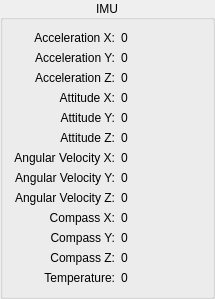
        <widget class="QGroupBox" name="data_group_box_imu">
         <property name="title">
          <string>IMU</string>
         </property>
         <property name="alignment">
          <set>Qt::AlignCenter</set>
         </property>
         <layout class="QHBoxLayout" name="data_group_box_layout_imu_mpu6050">
          <item>
           <layout class="QVBoxLayout" name="data_imu_data_layout_label_name">
            <item>
             <widget class="QLabel" name="data_imu_data_label_name_acceleration_x">
              <property name="text">
               <string>Acceleration X:</string>
              </property>
              <property name="alignment">
               <set>Qt::AlignRight|Qt::AlignTrailing|Qt::AlignVCenter</set>
              </property>
             </widget>
            </item>
            <item>
             <widget class="QLabel" name="data_imu_data_label_name_acceleration_y">
              <property name="text">
               <string>Acceleration Y:</string>
              </property>
              <property name="alignment">
               <set>Qt::AlignRight|Qt::AlignTrailing|Qt::AlignVCenter</set>
              </property>
             </widget>
            </item>
            <item>
             <widget class="QLabel" name="data_imu_data_label_name_acceleration_z">
              <property name="text">
               <string>Acceleration Z:</string>
              </property>
              <property name="alignment">
               <set>Qt::AlignRight|Qt::AlignTrailing|Qt::AlignVCenter</set>
              </property>
             </widget>
            </item>
            <item>
             <widget class="QLabel" name="data_imu_data_label_name_attitude_x">
              <property name="text">
               <string>Attitude X:</string>
              </property>
              <property name="alignment">
               <set>Qt::AlignRight|Qt::AlignTrailing|Qt::AlignVCenter</set>
              </property>
             </widget>
            </item>
            <item>
             <widget class="QLabel" name="data_imu_data_label_name_attitude_y">
              <property name="text">
               <string>Attitude Y:</string>
              </property>
              <property name="alignment">
               <set>Qt::AlignRight|Qt::AlignTrailing|Qt::AlignVCenter</set>
              </property>
             </widget>
            </item>
            <item>
             <widget class="QLabel" name="data_imu_data_label_name_attitude_z">
              <property name="text">
               <string>Attitude Z:</string>
              </property>
              <property name="alignment">
               <set>Qt::AlignRight|Qt::AlignTrailing|Qt::AlignVCenter</set>
              </property>
             </widget>
            </item>
            <item>
             <widget class="QLabel" name="data_imu_data_label_name_angular_velocity_x">
              <property name="text">
               <string>Angular Velocity X:</string>
              </property>
              <property name="alignment">
               <set>Qt::AlignRight|Qt::AlignTrailing|Qt::AlignVCenter</set>
              </property>
             </widget>
            </item>
            <item>
             <widget class="QLabel" name="data_imu_data_label_name_angular_velocity_y">
              <property name="text">
               <string>Angular Velocity Y:</string>
              </property>
              <property name="alignment">
               <set>Qt::AlignRight|Qt::AlignTrailing|Qt::AlignVCenter</set>
              </property>
             </widget>
            </item>
            <item>
             <widget class="QLabel" name="data_imu_data_label_name_angular_velocity_z">
              <property name="text">
               <string>Angular Velocity Z:</string>
              </property>
              <property name="alignment">
               <set>Qt::AlignRight|Qt::AlignTrailing|Qt::AlignVCenter</set>
              </property>
             </widget>
            </item>
            <item>
             <widget class="QLabel" name="data_imu_data_label_name_compass_x">
              <property name="text">
               <string>Compass X:</string>
              </property>
              <property name="alignment">
               <set>Qt::AlignRight|Qt::AlignTrailing|Qt::AlignVCenter</set>
              </property>
             </widget>
            </item>
            <item>
             <widget class="QLabel" name="data_imu_data_label_name_compass_y">
              <property name="text">
               <string>Compass Y:</string>
              </property>
              <property name="alignment">
               <set>Qt::AlignRight|Qt::AlignTrailing|Qt::AlignVCenter</set>
              </property>
             </widget>
            </item>
            <item>
             <widget class="QLabel" name="data_imu_data_label_name_compass_z">
              <property name="text">
               <string>Compass Z:</string>
              </property>
              <property name="alignment">
               <set>Qt::AlignRight|Qt::AlignTrailing|Qt::AlignVCenter</set>
              </property>
             </widget>
            </item>
            <item>
             <widget class="QLabel" name="data_imu_data_label_name_temperature">
              <property name="text">
               <string>Temperature:</string>
              </property>
              <property name="alignment">
               <set>Qt::AlignRight|Qt::AlignTrailing|Qt::AlignVCenter</set>
              </property>
             </widget>
            </item>
           </layout>
          </item>
          <item>
           <layout class="QVBoxLayout" name="data_imu_data_layout_label_value">
            <item>
             <widget class="QLabel" name="data_imu_data_label_value_acceleration_x">
              <property name="sizePolicy">
               <sizepolicy hsizetype="Fixed" vsizetype="Preferred">
                <horstretch>0</horstretch>
                <verstretch>0</verstretch>
               </sizepolicy>
              </property>
              <property name="minimumSize">
               <size>
                <width>80</width>
                <height>0</height>
               </size>
              </property>
              <property name="text">
               <string>0</string>
              </property>
             </widget>
            </item>
            <item>
             <widget class="QLabel" name="data_imu_data_label_value_acceleration_y">
              <property name="sizePolicy">
               <sizepolicy hsizetype="Fixed" vsizetype="Preferred">
                <horstretch>0</horstretch>
                <verstretch>0</verstretch>
               </sizepolicy>
              </property>
              <property name="minimumSize">
               <size>
                <width>80</width>
                <height>0</height>
               </size>
              </property>
              <property name="text">
               <string>0</string>
              </property>
             </widget>
            </item>
            <item>
             <widget class="QLabel" name="data_imu_data_label_value_acceleration_z">
              <property name="sizePolicy">
               <sizepolicy hsizetype="Fixed" vsizetype="Preferred">
                <horstretch>0</horstretch>
                <verstretch>0</verstretch>
               </sizepolicy>
              </property>
              <property name="minimumSize">
               <size>
                <width>80</width>
                <height>0</height>
               </size>
              </property>
              <property name="text">
               <string>0</string>
              </property>
             </widget>
            </item>
            <item>
             <widget class="QLabel" name="data_imu_data_label_value_attitude_x">
              <property name="sizePolicy">
               <sizepolicy hsizetype="Fixed" vsizetype="Preferred">
                <horstretch>0</horstretch>
                <verstretch>0</verstretch>
               </sizepolicy>
              </property>
              <property name="minimumSize">
               <size>
                <width>80</width>
                <height>0</height>
               </size>
              </property>
              <property name="text">
               <string>0</string>
              </property>
             </widget>
            </item>
            <item>
             <widget class="QLabel" name="data_imu_data_label_value_attitude_y">
              <property name="sizePolicy">
               <sizepolicy hsizetype="Fixed" vsizetype="Preferred">
                <horstretch>0</horstretch>
                <verstretch>0</verstretch>
               </sizepolicy>
              </property>
              <property name="minimumSize">
               <size>
                <width>80</width>
                <height>0</height>
               </size>
              </property>
              <property name="text">
               <string>0</string>
              </property>
             </widget>
            </item>
            <item>
             <widget class="QLabel" name="data_imu_data_label_value_attitude_z">
              <property name="sizePolicy">
               <sizepolicy hsizetype="Fixed" vsizetype="Preferred">
                <horstretch>0</horstretch>
                <verstretch>0</verstretch>
               </sizepolicy>
              </property>
              <property name="minimumSize">
               <size>
                <width>80</width>
                <height>0</height>
               </size>
              </property>
              <property name="text">
               <string>0</string>
              </property>
             </widget>
            </item>
            <item>
             <widget class="QLabel" name="data_imu_data_label_value_angular_velocity_x">
              <property name="sizePolicy">
               <sizepolicy hsizetype="Fixed" vsizetype="Preferred">
                <horstretch>0</horstretch>
                <verstretch>0</verstretch>
               </sizepolicy>
              </property>
              <property name="minimumSize">
               <size>
                <width>80</width>
                <height>0</height>
               </size>
              </property>
              <property name="text">
               <string>0</string>
              </property>
             </widget>
            </item>
            <item>
             <widget class="QLabel" name="data_imu_data_label_value_angular_velocity_y">
              <property name="sizePolicy">
               <sizepolicy hsizetype="Fixed" vsizetype="Preferred">
                <horstretch>0</horstretch>
                <verstretch>0</verstretch>
               </sizepolicy>
              </property>
              <property name="minimumSize">
               <size>
                <width>80</width>
                <height>0</height>
               </size>
              </property>
              <property name="text">
               <string>0</string>
              </property>
             </widget>
            </item>
            <item>
             <widget class="QLabel" name="data_imu_data_label_value_angular_velocity_z">
              <property name="sizePolicy">
               <sizepolicy hsizetype="Fixed" vsizetype="Preferred">
                <horstretch>0</horstretch>
                <verstretch>0</verstretch>
               </sizepolicy>
              </property>
              <property name="minimumSize">
               <size>
                <width>80</width>
                <height>0</height>
               </size>
              </property>
              <property name="text">
               <string>0</string>
              </property>
             </widget>
            </item>
            <item>
             <widget class="QLabel" name="data_imu_data_label_value_compass_x">
              <property name="sizePolicy">
               <sizepolicy hsizetype="Fixed" vsizetype="Preferred">
                <horstretch>0</horstretch>
                <verstretch>0</verstretch>
               </sizepolicy>
              </property>
              <property name="minimumSize">
               <size>
                <width>80</width>
                <height>0</height>
               </size>
              </property>
              <property name="text">
               <string>0</string>
              </property>
             </widget>
            </item>
            <item>
             <widget class="QLabel" name="data_imu_data_label_value_compass_y">
              <property name="sizePolicy">
               <sizepolicy hsizetype="Fixed" vsizetype="Preferred">
                <horstretch>0</horstretch>
                <verstretch>0</verstretch>
               </sizepolicy>
              </property>
              <property name="minimumSize">
               <size>
                <width>80</width>
                <height>0</height>
               </size>
              </property>
              <property name="text">
               <string>0</string>
              </property>
             </widget>
            </item>
            <item>
             <widget class="QLabel" name="data_imu_data_label_value_compass_z">
              <property name="sizePolicy">
               <sizepolicy hsizetype="Fixed" vsizetype="Preferred">
                <horstretch>0</horstretch>
                <verstretch>0</verstretch>
               </sizepolicy>
              </property>
              <property name="minimumSize">
               <size>
                <width>80</width>
                <height>0</height>
               </size>
              </property>
              <property name="text">
               <string>0</string>
              </property>
             </widget>
            </item>
            <item>
             <widget class="QLabel" name="data_imu_data_label_value_temperature">
              <property name="sizePolicy">
               <sizepolicy hsizetype="Fixed" vsizetype="Preferred">
                <horstretch>0</horstretch>
                <verstretch>0</verstretch>
               </sizepolicy>
              </property>
              <property name="minimumSize">
               <size>
                <width>80</width>
                <height>0</height>
               </size>
              </property>
              <property name="text">
               <string>0</string>
              </property>
             </widget>
            </item>
           </layout>
          </item>
         </layout>
        </widget>
